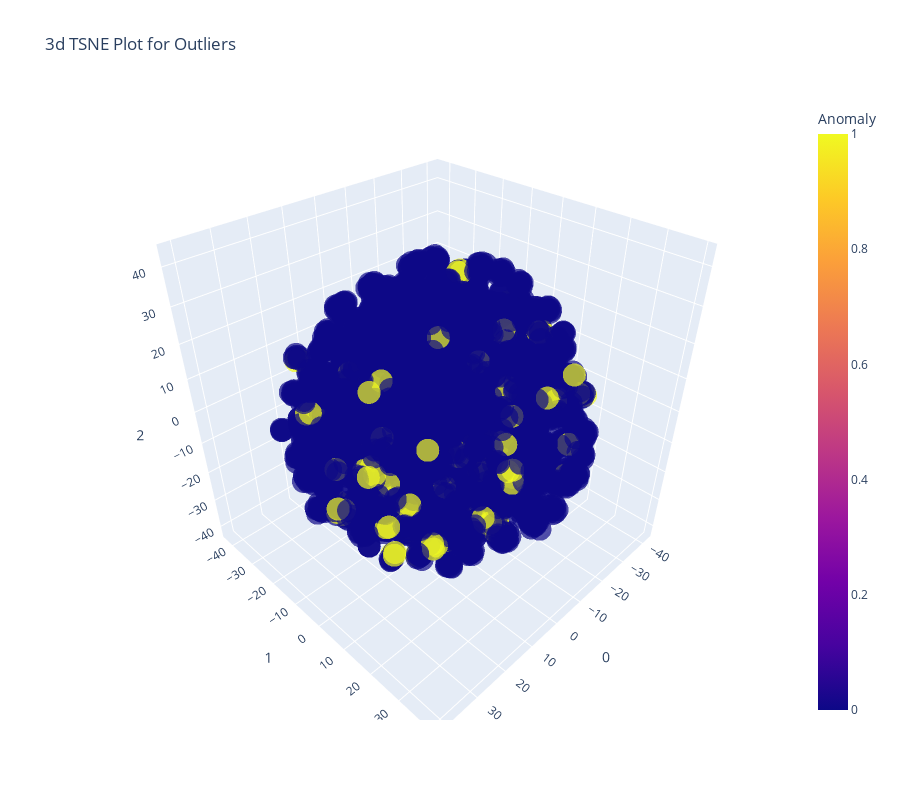

Notebook code cell kept with this figure:
### Code cell
plot_model(iforest, plot = 'tsne')

### Figure 1 — Plotly figure (JSON) as saved in the notebook; plotly's stock layout.template omitted (floating-point values rounded to 4 significant figures; data arrays with more than 128 entries replaced by an {"elided": "..."} marker saying what was removed)
{"data": [{"customdata": {"elided": "6000x1 float values"}, "hovertemplate": "0=%{x}<br>1=%{y}<br>2=%{z}<br>Feature=%{customdata[0]}<br>Anomaly=%{marker.color}<extra></extra>", "legendgroup": "", "marker": {"color": {"elided": "6000 int values"}, "coloraxis": "coloraxis", "opacity": 0.7, "symbol": "circle"}, "mode": "markers", "name": "", "scene": "scene", "showlegend": false, "type": "scatter3d", "x": {"elided": "6000 float values"}, "y": {"elided": "6000 float values"}, "z": {"elided": "6000 float values"}}], "layout": {"coloraxis": {"colorbar": {"title": {"text": "Anomaly"}}, "colorscale": [[0, "#0d0887"], [0.1111, "#46039f"], [0.2222, "#7201a8"], [0.3333, "#9c179e"], [0.4444, "#bd3786"], [0.5556, "#d8576b"], [0.6667, "#ed7953"], [0.7778, "#fb9f3a"], [0.8889, "#fdca26"], [1, "#f0f921"]]}, "height": 800, "legend": {"tracegroupgap": 0}, "scene": {"domain": {"x": [0, 1], "y": [0, 1]}, "xaxis": {"title": {"text": "0"}}, "yaxis": {"title": {"text": "1"}}, "zaxis": {"title": {"text": "2"}}}, "title": {"text": "3d TSNE Plot for Outliers"}, "width": 900}}
